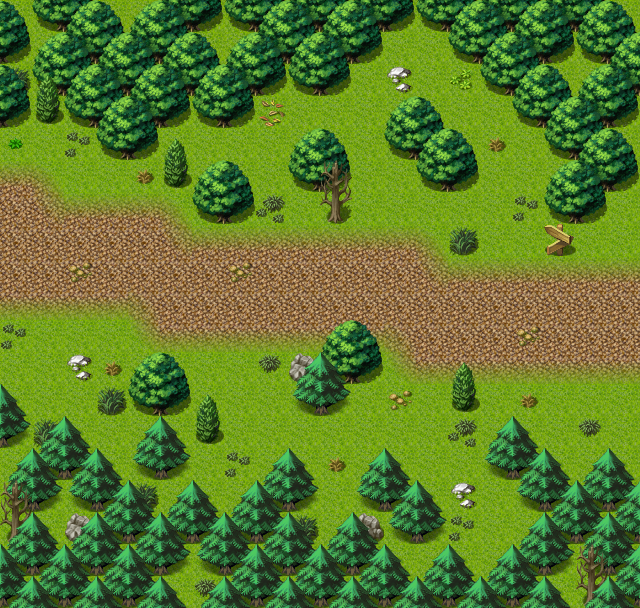

Tiled map render using the project's own tile images. Description and the map definition, with tile-layer contents summarised, below:
An orthogonal 20x19 tile map with 32x32 px tiles, 3 tile layers (Ground, Objects, Above), 1 hidden layer not drawn, 40 tilesets and 5 objects (2x mapchange, 2x spawn, sign).

<map version="1.0" orientation="orthogonal" width="20" height="19" tilewidth="32" tileheight="32">
 <properties>
  <property name="outside" value="1" />
 </properties>
 <tileset firstgid="1" name="map_bed_1" tilewidth="32" tileheight="32">
  <image source="../drawable/map_bed_1.png" width="512" height="256" />
 </tileset>
 <tileset firstgid="129" name="map_border_1" tilewidth="32" tileheight="32">
  <image source="../drawable/map_border_1.png" width="512" height="256" />
 </tileset>
 <tileset firstgid="257" name="map_bridge_1" tilewidth="32" tileheight="32">
  <image source="../drawable/map_bridge_1.png" width="512" height="256" />
 </tileset>
 <tileset firstgid="385" name="map_broken_1" tilewidth="32" tileheight="32">
  <image source="../drawable/map_broken_1.png" width="512" height="256" />
 </tileset>
 <tileset firstgid="513" name="map_cavewall_1" tilewidth="32" tileheight="32">
  <image source="../drawable/map_cavewall_1.png" width="576" height="192" />
 </tileset>
 <tileset firstgid="621" name="map_cavewall_2" tilewidth="32" tileheight="32">
  <image source="../drawable/map_cavewall_2.png" width="576" height="192" />
 </tileset>
 <tileset firstgid="729" name="map_cavewall_3" tilewidth="32" tileheight="32">
  <image source="../drawable/map_cavewall_3.png" width="576" height="192" />
 </tileset>
 <tileset firstgid="837" name="map_chair_table_1" tilewidth="32" tileheight="32">
  <image source="../drawable/map_chair_table_1.png" width="512" height="256" />
 </tileset>
 <tileset firstgid="965" name="map_crate_1" tilewidth="32" tileheight="32">
  <image source="../drawable/map_crate_1.png" width="512" height="256" />
 </tileset>
 <tileset firstgid="1093" name="map_cupboard_1" tilewidth="32" tileheight="32">
  <image source="../drawable/map_cupboard_1.png" width="512" height="256" />
 </tileset>
 <tileset firstgid="1221" name="map_curtain_1" tilewidth="32" tileheight="32">
  <image source="../drawable/map_curtain_1.png" width="512" height="256" />
 </tileset>
 <tileset firstgid="1349" name="map_entrance_1" tilewidth="32" tileheight="32">
  <image source="../drawable/map_entrance_1.png" width="512" height="256" />
 </tileset>
 <tileset firstgid="1477" name="map_fence_1" tilewidth="32" tileheight="32">
  <image source="../drawable/map_fence_1.png" width="512" height="256" />
 </tileset>
 <tileset firstgid="1605" name="map_fence_2" tilewidth="32" tileheight="32">
  <image source="../drawable/map_fence_2.png" width="512" height="256" />
 </tileset>
 <tileset firstgid="1733" name="map_ground_1" tilewidth="32" tileheight="32">
  <image source="../drawable/map_ground_1.png" width="512" height="256" />
 </tileset>
 <tileset firstgid="1861" name="map_ground_2" tilewidth="32" tileheight="32">
  <image source="../drawable/map_ground_2.png" width="512" height="256" />
 </tileset>
 <tileset firstgid="1989" name="map_ground_3" tilewidth="32" tileheight="32">
  <image source="../drawable/map_ground_3.png" width="512" height="256" />
 </tileset>
 <tileset firstgid="2117" name="map_ground_4" tilewidth="32" tileheight="32">
  <image source="../drawable/map_ground_4.png" width="512" height="256" />
 </tileset>
 <tileset firstgid="2245" name="map_ground_5" tilewidth="32" tileheight="32">
  <image source="../drawable/map_ground_5.png" width="512" height="256" />
 </tileset>
 <tileset firstgid="2373" name="map_ground_6" tilewidth="32" tileheight="32">
  <image source="../drawable/map_ground_6.png" width="512" height="256" />
 </tileset>
 <tileset firstgid="2501" name="map_ground_7" tilewidth="32" tileheight="32">
  <image source="../drawable/map_ground_7.png" width="512" height="256" />
 </tileset>
 <tileset firstgid="2629" name="map_ground_8" tilewidth="32" tileheight="32">
  <image source="../drawable/map_ground_8.png" width="512" height="256" />
 </tileset>
 <tileset firstgid="2757" name="map_indoor_1" tilewidth="32" tileheight="32">
  <image source="../drawable/map_indoor_1.png" width="512" height="256" />
 </tileset>
 <tileset firstgid="2885" name="map_kitchen_1" tilewidth="32" tileheight="32">
  <image source="../drawable/map_kitchen_1.png" width="512" height="256" />
 </tileset>
 <tileset firstgid="3013" name="map_outdoor_1" tilewidth="32" tileheight="32">
  <image source="../drawable/map_outdoor_1.png" width="512" height="256" />
 </tileset>
 <tileset firstgid="3141" name="map_pillar_1" tilewidth="32" tileheight="32">
  <image source="../drawable/map_pillar_1.png" width="512" height="256" />
 </tileset>
 <tileset firstgid="3269" name="map_plant_1" tilewidth="32" tileheight="32">
  <image source="../drawable/map_plant_1.png" width="512" height="256" />
 </tileset>
 <tileset firstgid="3397" name="map_rock_1" tilewidth="32" tileheight="32">
  <image source="../drawable/map_rock_1.png" width="512" height="256" />
 </tileset>
 <tileset firstgid="3525" name="map_roof_1" tilewidth="32" tileheight="32">
  <image source="../drawable/map_roof_1.png" width="512" height="256" />
 </tileset>
 <tileset firstgid="3653" name="map_roof_2" tilewidth="32" tileheight="32">
  <image source="../drawable/map_roof_2.png" width="512" height="256" />
 </tileset>
 <tileset firstgid="3781" name="map_shop_1" tilewidth="32" tileheight="32">
  <image source="../drawable/map_shop_1.png" width="512" height="256" />
 </tileset>
 <tileset firstgid="3909" name="map_sign_ladder_1" tilewidth="32" tileheight="32">
  <image source="../drawable/map_sign_ladder_1.png" width="512" height="256" />
 </tileset>
 <tileset firstgid="4037" name="map_table_1" tilewidth="32" tileheight="32">
  <image source="../drawable/map_table_1.png" width="512" height="256" />
 </tileset>
 <tileset firstgid="4165" name="map_trail_1" tilewidth="32" tileheight="32">
  <image source="../drawable/map_trail_1.png" width="512" height="256" />
 </tileset>
 <tileset firstgid="4293" name="map_tree_1" tilewidth="32" tileheight="32">
  <image source="../drawable/map_tree_1.png" width="512" height="256" />
 </tileset>
 <tileset firstgid="4421" name="map_wall_1" tilewidth="32" tileheight="32">
  <image source="../drawable/map_wall_1.png" width="512" height="256" />
 </tileset>
 <tileset firstgid="4549" name="map_wall_2" tilewidth="32" tileheight="32">
  <image source="../drawable/map_wall_2.png" width="480" height="256" />
 </tileset>
 <tileset firstgid="4669" name="map_wall_3" tilewidth="32" tileheight="32">
  <image source="../drawable/map_wall_3.png" width="480" height="256" />
 </tileset>
 <tileset firstgid="4789" name="map_window_1" tilewidth="32" tileheight="32">
  <image source="../drawable/map_window_1.png" width="512" height="256" />
 </tileset>
 <tileset firstgid="4917" name="map_window_2" tilewidth="32" tileheight="32">
  <image source="../drawable/map_window_2.png" width="512" height="256" />
 </tileset>
 <layer name="Ground" width="20" height="19">
  <data>[380 cells, 380 non-empty, 4 distinct tile ids]</data>
 </layer>
 <layer name="Objects" width="20" height="19">
  <data>[380 cells, 190 non-empty, 26 distinct tile ids]</data>
 </layer>
 <layer name="Above" width="20" height="19">
  <data>[380 cells, 68 non-empty, 6 distinct tile ids]</data>
 </layer>
 <layer name="Walkable" width="20" height="19" visible="0">
  <data>[380 cells, 170 non-empty, 1 distinct tile ids]</data>
 </layer>
 <objectgroup name="Mapevents" width="20" height="19" visible="0">
  <object name="west" type="mapchange" x="0" y="128" width="32" height="288">
   <properties>
    <property name="map" value="road1" />
    <property name="place" value="east" />
   </properties>
  </object>
  </objectgroup>
 <objectgroup name="Spawn" width="20" height="19" visible="0">
  <!-- 2 objects omitted --></objectgroup>
 <objectgroup name="Keys" width="20" height="19" visible="0" />
</map>
<!-- 4 of 5 objects omitted -->
